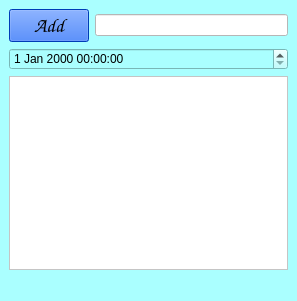
<?xml version="1.0" encoding="UTF-8"?>
<ui version="4.0">
 <class>MainWindow</class>
 <widget class="QMainWindow" name="MainWindow">
  <property name="geometry">
   <rect>
    <x>0</x>
    <y>0</y>
    <width>297</width>
    <height>301</height>
   </rect>
  </property>
  <property name="windowTitle">
   <string>ToDoList </string>
  </property>
  <property name="windowIcon">
   <iconset theme="QIcon::ThemeIcon::DocumentPageSetup"/>
  </property>
  <property name="styleSheet">
   <string notr="true">background-color: rgb(170, 255, 255);</string>
  </property>
  <widget class="QWidget" name="centralwidget">
   <layout class="QVBoxLayout" name="verticalLayout">
    <item>
     <layout class="QGridLayout" name="gl_tasks"/>
    </item>
    <item>
     <layout class="QHBoxLayout" name="horizontalLayout">
      <item>
       <widget class="QPushButton" name="btn_NewTask">
        <property name="sizePolicy">
         <sizepolicy hsizetype="Minimum" vsizetype="Fixed">
          <horstretch>0</horstretch>
          <verstretch>0</verstretch>
         </sizepolicy>
        </property>
        <property name="font">
         <font>
          <family>Comic Sans MS</family>
          <pointsize>15</pointsize>
          <bold>true</bold>
         </font>
        </property>
        <property name="styleSheet">
         <string notr="true">background-color: rgb(0, 85, 255);</string>
        </property>
        <property name="text">
         <string>Add</string>
        </property>
       </widget>
      </item>
      <item>
       <widget class="QLineEdit" name="textbox_NewTask">
        <property name="styleSheet">
         <string notr="true">background-color: rgb(255, 255, 255);</string>
        </property>
       </widget>
      </item>
     </layout>
    </item>
    <item>
     <widget class="QDateTimeEdit" name="DateTime"/>
    </item>
    <item>
     <widget class="QTextEdit" name="tb_newtask_description">
      <property name="styleSheet">
       <string notr="true">background-color: rgb(255, 255, 255);
</string>
      </property>
     </widget>
    </item>
   </layout>
  </widget>
  <widget class="QMenuBar" name="menubar">
   <property name="geometry">
    <rect>
     <x>0</x>
     <y>0</y>
     <width>297</width>
     <height>22</height>
    </rect>
   </property>
  </widget>
  <widget class="QStatusBar" name="statusbar"/>
 </widget>
 <resources/>
 <connections/>
</ui>
